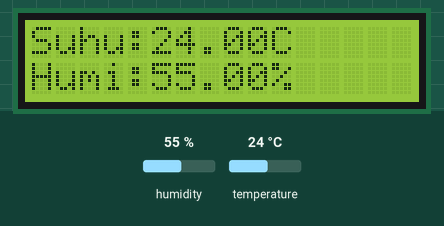
Bench run of a sketch on a simulated ESP8266 (NodeMCU). Shown: 16×2 character LCD. Inputs (shaded band) come from the test bench; at power-on: humidity 55 %, temperature 24 °C. WiFi joins after 1.5 s; servers stay silent unless stated; what the sketch prints to the serial monitor is not drawn.

Above: at 5.7 s.
5.8 s: humidity set to 22 %
At 7.5 s:
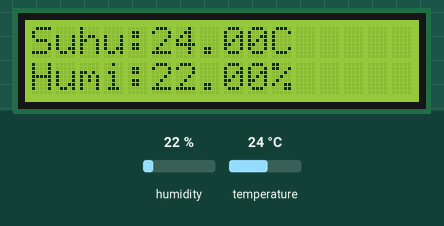
8.5 s: temperature set to 12 °C
At 9.7 s:
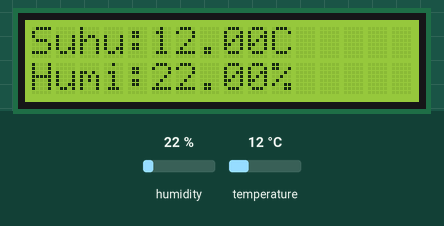
11.2 s: humidity set to 40 %
At 13.9 s:
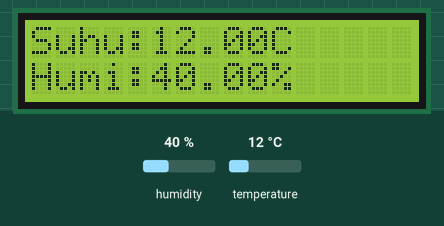
14.3 s: temperature set to 19 °C
At 16.0 s:
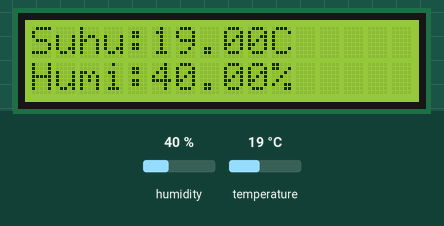
Timing chart, 0 to 17.5 s (numbered marks = the images above; inputs shaded):
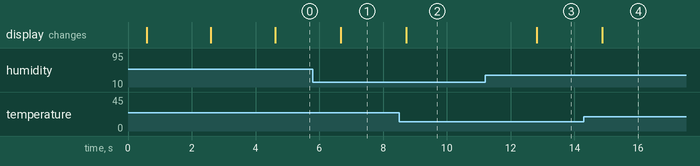

Measured:
- after the input at 5.8 s, the display: changes after 0.87 s (image 1)
- after the input at 8.5 s, the display: changes after 0.22 s (image 2)
- after the input at 11.2 s, the display: changes after 1.6 s (image 3)

The sketch:

thinkspeekDHT.ino
```cpp
#include <DHT.h>
#include "ThingSpeak.h"
#include <ESP8266WiFi.h>
#include <Wire.h>
#include <LiquidCrystal_I2C.h>

// Inisialisasi LCD dengan alamat I2C yang benar
LiquidCrystal_I2C lcd(0x27, 16, 2);

const char* ssid = "POCO F4"; // Isi dengan SSID Wifi yang akan dikoneksikan
const char* pass = "sayaadalahkamu"; // Isi password SSID Wifi

WiFiClient client;
unsigned long myChannelNumber = 2621117; // Isi dengan Channel ID Thingspeak
const char* myWriteAPIKey = "YMX545N1AWR5HUVK"; // Isi dengan Write Key API Thingspeak

#define DHTPIN D3
#define DHTTYPE DHT22
DHT dht(DHTPIN, DHTTYPE);

byte delaySend;

void setup() {
  Serial.begin(9600);

  // Inisialisasi LCD
  lcd.init();
  lcd.backlight();
  delay(500);  // Tambahkan jeda sebelum menampilkan teks
  lcd.print("Koneksi WiFi");
  lcd.setCursor(0, 1);
  lcd.print(ssid);

  WiFi.mode(WIFI_STA);
  ThingSpeak.begin(client);

  // Koneksi ke WiFi
  WiFi.begin(ssid, pass);
  if (WiFi.status() != WL_CONNECTED) {
    Serial.println(" ");
    Serial.println(" ");
    Serial.print("Attempting to connect to SSID: ");
    while (WiFi.status() != WL_CONNECTED) {
      Serial.print(".");
      delay(1000);
    }
    Serial.println("\nConnected.");
    lcd.print(" Oke...!");
  }

  delay(2000);
  lcd.clear();
  dht.begin();
}

void loop() {
  float h = dht.readHumidity();
  float t = dht.readTemperature();

  if (isnan(h) || isnan(t)) {
    Serial.println("DHT22 tidak terbaca...!");
    lcd.setCursor(0, 0);
    lcd.print("DHT22");
    lcd.setCursor(0, 1);
    lcd.print("tidak terbaca");
    return;
  }

  // Output suhu dan kelembapan ke Serial Monitor
  Serial.print("Suhu: ");
  Serial.print(t);
  Serial.println(" °C");

  Serial.print("Kelembapan: ");
  Serial.print(h);
  Serial.println(" %");

  // Tampilkan data ke LCD
  lcd.setCursor(0, 0);
  lcd.print("Suhu:");
  lcd.print(t);
  lcd.print("C");

  lcd.setCursor(0, 1);
  lcd.print("Humi:");
  lcd.print(h);
  lcd.print("%");

  delay(1000);
  delaySend++;

  if (delaySend < 20) return;

  // Update data ke ThingSpeak
  lcd.clear();
  lcd.print("Update DHT22");
  lcd.setCursor(0, 1);
  lcd.print("ke Thingspeak...");

  ThingSpeak.setField(1, t);
  ThingSpeak.setField(2, h);

  int x = ThingSpeak.writeFields(myChannelNumber, myWriteAPIKey);
  if (x == 200) {
    Serial.println("Channel update successful.");
    lcd.clear();
    lcd.print("Successful.");
  } else {
    Serial.println("Problem updating channel. HTTP error code: " + String(x));
    lcd.clear();
    lcd.print("ERROR ");
  }

  delaySend = 0;
  delay(500);
}
```
